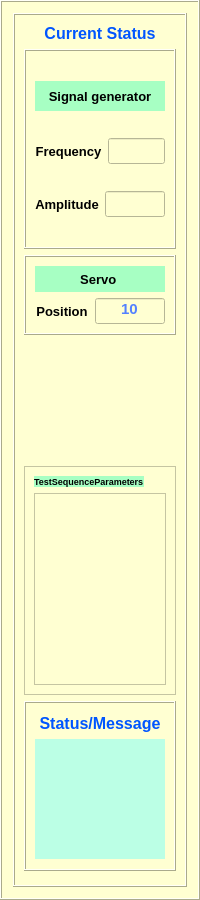
        <widget class="QFrame" name="status">
         <property name="minimumSize">
          <size>
           <width>200</width>
           <height>0</height>
          </size>
         </property>
         <property name="maximumSize">
          <size>
           <width>200</width>
           <height>16777215</height>
          </size>
         </property>
         <property name="styleSheet">
          <string notr="true">background-color: rgb(255, 255, 210);</string>
         </property>
         <property name="frameShape">
          <enum>QFrame::Box</enum>
         </property>
         <property name="frameShadow">
          <enum>QFrame::Raised</enum>
         </property>
         <layout class="QGridLayout" name="gridLayout_135">
          <item row="0" column="0">
           <widget class="QFrame" name="CNT_STATUS">
            <property name="frameShape">
             <enum>QFrame::Box</enum>
            </property>
            <property name="frameShadow">
             <enum>QFrame::Raised</enum>
            </property>
            <layout class="QGridLayout" name="gridLayout_31">
             <property name="bottomMargin">
              <number>14</number>
             </property>
             <item row="0" column="0">
              <widget class="QLabel" name="Current_Status_Label">
               <property name="maximumSize">
                <size>
                 <width>16777215</width>
                 <height>30</height>
                </size>
               </property>
               <property name="font">
                <font>
                 <family>Arial</family>
                 <pointsize>12</pointsize>
                 <weight>75</weight>
                 <bold>true</bold>
                </font>
               </property>
               <property name="styleSheet">
                <string notr="true">color: rgb(0, 85, 255);</string>
               </property>
               <property name="text">
                <string>Current Status</string>
               </property>
               <property name="alignment">
                <set>Qt::AlignCenter</set>
               </property>
              </widget>
             </item>
             <item row="1" column="0">
              <widget class="QFrame" name="SG_Frame">
               <property name="minimumSize">
                <size>
                 <width>0</width>
                 <height>200</height>
                </size>
               </property>
               <property name="maximumSize">
                <size>
                 <width>16777215</width>
                 <height>200</height>
                </size>
               </property>
               <property name="frameShape">
                <enum>QFrame::Box</enum>
               </property>
               <property name="frameShadow">
                <enum>QFrame::Raised</enum>
               </property>
               <property name="midLineWidth">
                <number>0</number>
               </property>
               <layout class="QGridLayout" name="gridLayout_29">
                <item row="0" column="0">
                 <widget class="QLabel" name="SG_Parameters_Label">
                  <property name="minimumSize">
                   <size>
                    <width>0</width>
                    <height>30</height>
                   </size>
                  </property>
                  <property name="maximumSize">
                   <size>
                    <width>16777215</width>
                    <height>30</height>
                   </size>
                  </property>
                  <property name="font">
                   <font>
                    <family>Arial</family>
                    <pointsize>10</pointsize>
                    <weight>75</weight>
                    <bold>true</bold>
                   </font>
                  </property>
                  <property name="styleSheet">
                   <string notr="true">background-color: rgb(167, 255, 195);</string>
                  </property>
                  <property name="text">
                   <string>Signal generator</string>
                  </property>
                  <property name="alignment">
                   <set>Qt::AlignCenter</set>
                  </property>
                 </widget>
                </item>
                <item row="1" column="0">
                 <layout class="QGridLayout" name="gridLayout_4">
                  <item row="0" column="0" alignment="Qt::AlignLeft">
                   <widget class="QLabel" name="SGF_Label">
                    <property name="font">
                     <font>
                      <family>Arial</family>
                      <pointsize>10</pointsize>
                      <weight>75</weight>
                      <bold>true</bold>
                     </font>
                    </property>
                    <property name="text">
                     <string>Frequency</string>
                    </property>
                    <property name="alignment">
                     <set>Qt::AlignCenter</set>
                    </property>
                   </widget>
                  </item>
                  <item row="0" column="1">
                   <widget class="QLineEdit" name="lineEdit_Freq">
                    <property name="maximumSize">
                     <size>
                      <width>60</width>
                      <height>16777215</height>
                     </size>
                    </property>
                    <property name="font">
                     <font>
                      <family>Arial</family>
                      <pointsize>11</pointsize>
                      <weight>75</weight>
                      <bold>true</bold>
                     </font>
                    </property>
                    <property name="toolTip">
                     <string>Signal Generator Frequency</string>
                    </property>
                    <property name="styleSheet">
                     <string notr="true">color: rgb(255, 107, 107);</string>
                    </property>
                    <property name="text">
                     <string/>
                    </property>
                    <property name="alignment">
                     <set>Qt::AlignHCenter|Qt::AlignTop</set>
                    </property>
                    <property name="placeholderText">
                     <string/>
                    </property>
                   </widget>
                  </item>
                 </layout>
                </item>
                <item row="2" column="0">
                 <layout class="QGridLayout" name="gridLayout_13">
                  <item row="0" column="0">
                   <widget class="QLabel" name="SGA_Label">
                    <property name="font">
                     <font>
                      <family>Arial</family>
                      <pointsize>10</pointsize>
                      <weight>75</weight>
                      <bold>true</bold>
                     </font>
                    </property>
                    <property name="text">
                     <string>Amplitude</string>
                    </property>
                    <property name="alignment">
                     <set>Qt::AlignCenter</set>
                    </property>
                   </widget>
                  </item>
                  <item row="0" column="1">
                   <widget class="QLineEdit" name="lineEdit_Amp">
                    <property name="maximumSize">
                     <size>
                      <width>60</width>
                      <height>16777215</height>
                     </size>
                    </property>
                    <property name="font">
                     <font>
                      <family>Arial</family>
                      <pointsize>11</pointsize>
                      <weight>75</weight>
                      <bold>true</bold>
                     </font>
                    </property>
                    <property name="toolTip">
                     <string>Signal Generator Amplitude</string>
                    </property>
                    <property name="styleSheet">
                     <string notr="true">color: rgb(255, 107, 107);</string>
                    </property>
                    <property name="text">
                     <string/>
                    </property>
                    <property name="alignment">
                     <set>Qt::AlignHCenter|Qt::AlignTop</set>
                    </property>
                    <property name="placeholderText">
                     <string/>
                    </property>
                   </widget>
                  </item>
                 </layout>
                </item>
               </layout>
              </widget>
             </item>
             <item row="2" column="0">
              <widget class="QFrame" name="Servo_Pos_Frame">
               <property name="minimumSize">
                <size>
                 <width>0</width>
                 <height>80</height>
                </size>
               </property>
               <property name="maximumSize">
                <size>
                 <width>16777215</width>
                 <height>80</height>
                </size>
               </property>
               <property name="frameShape">
                <enum>QFrame::Box</enum>
               </property>
               <property name="frameShadow">
                <enum>QFrame::Raised</enum>
               </property>
               <layout class="QGridLayout" name="gridLayout_144">
                <item row="0" column="0" colspan="2">
                 <widget class="QLabel" name="label_12">
                  <property name="font">
                   <font>
                    <family>Arial</family>
                    <pointsize>10</pointsize>
                    <weight>75</weight>
                    <bold>true</bold>
                   </font>
                  </property>
                  <property name="styleSheet">
                   <string notr="true">background-color: rgb(167, 255, 195);</string>
                  </property>
                  <property name="text">
                   <string>Servo </string>
                  </property>
                  <property name="alignment">
                   <set>Qt::AlignCenter</set>
                  </property>
                 </widget>
                </item>
                <item row="1" column="0">
                 <widget class="QLabel" name="label_10">
                  <property name="font">
                   <font>
                    <family>Arial</family>
                    <pointsize>10</pointsize>
                    <weight>75</weight>
                    <bold>true</bold>
                   </font>
                  </property>
                  <property name="text">
                   <string>Position</string>
                  </property>
                  <property name="alignment">
                   <set>Qt::AlignCenter</set>
                  </property>
                 </widget>
                </item>
                <item row="1" column="1">
                 <widget class="QLineEdit" name="lineEdit_Servo_Pos">
                  <property name="maximumSize">
                   <size>
                    <width>70</width>
                    <height>16777215</height>
                   </size>
                  </property>
                  <property name="font">
                   <font>
                    <family>Arial</family>
                    <pointsize>11</pointsize>
                    <weight>75</weight>
                    <bold>true</bold>
                   </font>
                  </property>
                  <property name="toolTip">
                   <string>Servo Position</string>
                  </property>
                  <property name="styleSheet">
                   <string notr="true">color: rgb(83, 129, 255);</string>
                  </property>
                  <property name="text">
                   <string>10</string>
                  </property>
                  <property name="alignment">
                   <set>Qt::AlignHCenter|Qt::AlignTop</set>
                  </property>
                  <property name="placeholderText">
                   <string/>
                  </property>
                 </widget>
                </item>
               </layout>
              </widget>
             </item>
             <item row="3" column="0">
              <widget class="AnalogGaugeWidget" name="widget_gauge" native="true">
               <property name="minimumSize">
                <size>
                 <width>100</width>
                 <height>119</height>
                </size>
               </property>
              </widget>
             </item>
             <item row="4" column="0">
              <widget class="QFrame" name="Test_Seq_Params_Frame">
               <property name="font">
                <font>
                 <family>Arial</family>
                </font>
               </property>
               <property name="frameShape">
                <enum>QFrame::StyledPanel</enum>
               </property>
               <property name="frameShadow">
                <enum>QFrame::Raised</enum>
               </property>
               <layout class="QGridLayout" name="gridLayout_30">
                <item row="1" column="0">
                 <widget class="QListWidget" name="listWidget_test_seq_parms">
                  <property name="font">
                   <font>
                    <family>Arial</family>
                    <pointsize>10</pointsize>
                   </font>
                  </property>
                 </widget>
                </item>
                <item row="0" column="0" alignment="Qt::AlignLeft">
                 <widget class="QLabel" name="label_27">
                  <property name="font">
                   <font>
                    <family>Arial</family>
                    <pointsize>7</pointsize>
                    <weight>75</weight>
                    <bold>true</bold>
                   </font>
                  </property>
                  <property name="styleSheet">
                   <string notr="true">background-color: rgb(167, 255, 195);</string>
                  </property>
                  <property name="text">
                   <string>TestSequenceParameters</string>
                  </property>
                 </widget>
                </item>
               </layout>
              </widget>
             </item>
             <item row="5" column="0">
              <widget class="QFrame" name="STS_MSG_Frame">
               <property name="minimumSize">
                <size>
                 <width>0</width>
                 <height>170</height>
                </size>
               </property>
               <property name="maximumSize">
                <size>
                 <width>16777215</width>
                 <height>170</height>
                </size>
               </property>
               <property name="frameShape">
                <enum>QFrame::Box</enum>
               </property>
               <property name="frameShadow">
                <enum>QFrame::Raised</enum>
               </property>
               <layout class="QGridLayout" name="gridLayout_27">
                <item row="0" column="0">
                 <layout class="QGridLayout" name="gridLayout_26">
                  <item row="0" column="0">
                   <widget class="QLabel" name="label_13">
                    <property name="minimumSize">
                     <size>
                      <width>0</width>
                      <height>0</height>
                     </size>
                    </property>
                    <property name="maximumSize">
                     <size>
                      <width>16777215</width>
                      <height>20</height>
                     </size>
                    </property>
                    <property name="font">
                     <font>
                      <family>Arial</family>
                      <pointsize>12</pointsize>
                      <weight>75</weight>
                      <bold>true</bold>
                     </font>
                    </property>
                    <property name="styleSheet">
                     <string notr="true">color: rgb(0, 85, 255);</string>
                    </property>
                    <property name="text">
                     <string>Status/Message</string>
                    </property>
                    <property name="alignment">
                     <set>Qt::AlignCenter</set>
                    </property>
                   </widget>
                  </item>
                  <item row="1" column="0">
                   <widget class="QLabel" name="label_Status_Msg">
                    <property name="minimumSize">
                     <size>
                      <width>0</width>
                      <height>120</height>
                     </size>
                    </property>
                    <property name="maximumSize">
                     <size>
                      <width>16777215</width>
                      <height>120</height>
                     </size>
                    </property>
                    <property name="font">
                     <font>
                      <family>Arial</family>
                      <pointsize>10</pointsize>
                     </font>
                    </property>
                    <property name="styleSheet">
                     <string notr="true">background-color: rgb(187, 255, 229);</string>
                    </property>
                    <property name="text">
                     <string/>
                    </property>
                   </widget>
                  </item>
                 </layout>
                </item>
               </layout>
              </widget>
             </item>
            </layout>
           </widget>
          </item>
         </layout>
        </widget>
